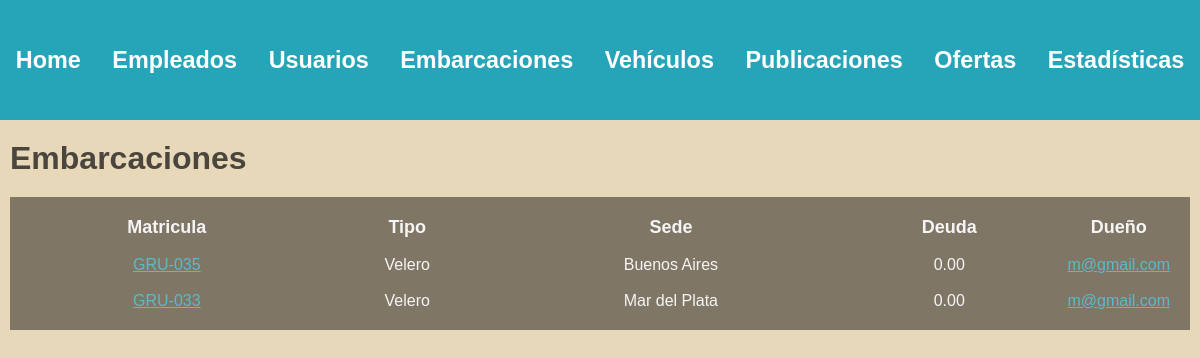
The app's page /administracion/embarcaciones/ (signed in), older data.
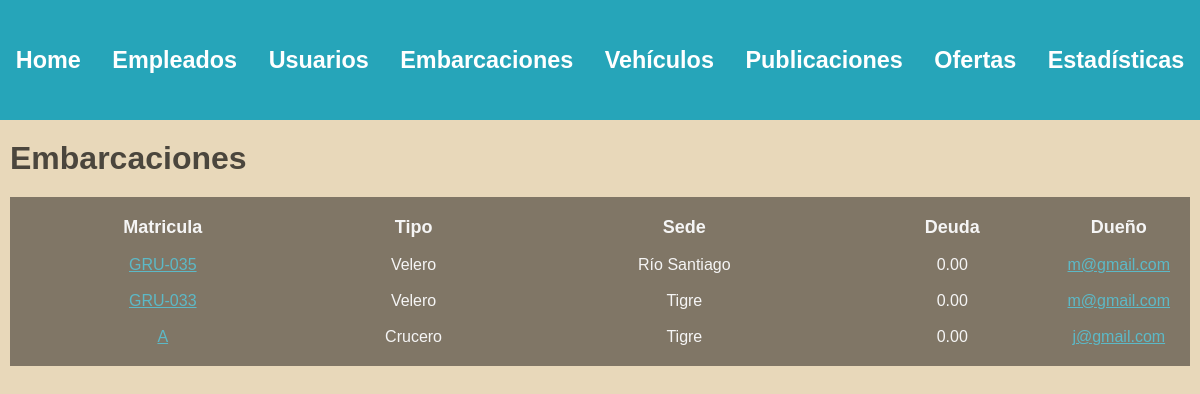
The same page, newer data.
### embarcaciones/models.py (models this page shows)
class Embarcacion(models.Model):
    matricula = models.CharField(max_length=100, unique=True)
    modelo = models.CharField(max_length=100)
    tipo = models.ForeignKey(TipoEmbarcacion, on_delete=models.SET_NULL, null=True)
    m_eslora = models.DecimalField(max_digits=5, decimal_places=2)
    m_manga = models.DecimalField(max_digits=5, decimal_places=2)
    m_calado = models.DecimalField(max_digits=5, decimal_places=2)
    motor = models.BooleanField(default=False)
    deuda = models.DecimalField(max_digits=10, decimal_places=2, default=0)
    sede = models.ForeignKey(Sede, on_delete=models.SET_NULL, null=True)
    dueño = models.ForeignKey(Usuario, on_delete=models.CASCADE)

class TipoEmbarcacion(models.Model):
    clase= models.CharField(max_length=50, unique=True)

### empleados/models.py (models this page shows)
class Sede(models.Model):
    nombre = models.CharField(max_length=100, unique=True)

### usuarios/models.py (models this page shows, shortened)
class Usuario(AbstractBaseUser, PermissionsMixin):
    nombre = models.CharField(max_length=50)
    apellido = models.CharField(max_length=50)
    fecha_nacimiento = models.DateField()
    telefono = models.CharField(max_length=13)
    mail = models.EmailField(max_length=50, unique=True)
    password = models.CharField(max_length=128)
    is_staff= models.BooleanField(default=False)
    is_blocked= models.BooleanField(default=False)
    USERNAME_FIELD = 'mail'
    REQUIRED_FIELDS = ['nombre', 'apellido', 'fecha_nacimiento', 'telefono']

### administrador/views.py (the view)
# urls.py: path('', include('embarcaciones.urls')),
def embarcaciones(request):
    user = request.user
    if not user.is_superuser:
        return redirect('home')
    embarcaciones = Embarcacion.objects.exclude(matricula__startswith='*')
    return render(request, 'boats.html', {'embarcaciones' : embarcaciones})

### autenticacion/backend.py (called while the page is built)
    def get_user(self, user_id):
        UserModel = get_user_model()
        try:
            return UserModel.objects.get(pk=user_id)
        except UserModel.DoesNotExist:
            return None

### administrador/templates/boats.html (shortened to what this page needs)
{% extends 'layouts/navbar.html' %}
{% block content %}
<div class="header">
    <h1>Embarcaciones</h1>
</div>
{% if embarcaciones %}
    <table>
        <thead>
            <tr>
                <th>Matricula</th>
                <th>Tipo</th>
                <th>Sede</th>
                <th>Deuda</th>
                <th>Dueño</th>
            </tr>
        </thead>
        <tbody>
            {% for embarcacion in embarcaciones %}
                <tr>
                    <td>
                        <a href="{% url 'ver detalle embarcacion' embarcacion.id 0 %}"> {{embarcacion.matricula}} </a>
                    </td>
                    <td>{{embarcacion.tipo.clase}}</td>
                    <td>{{embarcacion.sede.nombre}}</td>
                    <td>{{embarcacion.deuda}}</td>
                    <td>
                        <a href="{% url 'ver perfil' embarcacion.dueño.id %}"> {{embarcacion.dueño}} </a>
                    </td>
                </tr>
            {% endfor %}
        </tbody>
    </table>
{% else %}
    <h3>No existen embarcaciones en la plataforma.</h3>
{% endif %}
{% endblock %}

Row changes from the older to the newer data that the page shows:
changed through a linked row, Embarcacion "GRU-035": sede.nombre "Buenos Aires" → "Río Santiago"
changed through a linked row, Embarcacion "GRU-033": sede.nombre "Mar del Plata" → "Tigre"
added Embarcacion: matricula "A", tipo.clase "Crucero", sede.nombre "Tigre", deuda "0.00", dueño "j@gmail.com"
